Frame 1 (no input): blank canvas, image omitted
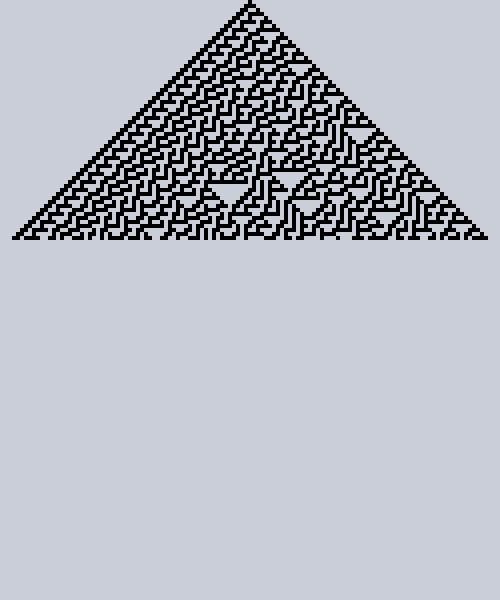
Frame 60 (the mouse pressed at the canvas centre just before this capture)
Frame 120 (the mouse held since frame 60 and released just before this capture): identical to frame 60, image omitted

The Processing sketch that drew this single still picture (run headless with seeded random() and noise(); from frame 60 on, the mouse is pressed at the canvas centre):

// Processing sketch: Elementary_CA_Wolfram
// ── Elementary_CA_Wolfram.pde
boolean [] [] rulesets;
ArrayList <boolean []> story;
automata a;

int lato = 4;
int rows, cols;
color on = color(0);
color off = #C9CED8;
int i = 0;

final int maxr = 11;

boolean thoroidal = true;

void setup() {
  size(500, 600); 
  noStroke();
  //frameRate(40);
  rows = height / lato;
  cols = width / lato;
  print(cols);

  story = new ArrayList <boolean[]>();
  rulesets = new boolean[maxr][maxr];

  write();
  a = new automata(rulesets[0], false);
}

void draw() {
  background(off);
  obtain();
  boolean [] now;
  for (int i = story.size() - 1; i >= 0; i--) {
    now = story.get(i);
    for (int w = 0; w < cols; w++) {
      if (now[w]) {
        fill(on);
      } else {
        fill(off);
      }
      rect(w * lato, i * lato, lato, lato);
    }
  }
  a.run();
}

void write() {
  rulesets[0] = new boolean [] {false, false, false, true, true, true, true, false}; //rule 30
  rulesets[1] = new boolean [] {false, false, true, true, false, true, true, false}; //rule 54
  rulesets[2] = new boolean [] {false, false, true, true, true, true, false, false}; //rule 60
  rulesets[3] = new boolean [] {false, true, true, true, true, true, true, false};//rule 126
  rulesets[4] = new boolean [] {false, false, true, false, true, true, false, true}; //rule 45
  rulesets[5] = new boolean [] {false, true, false, false, true, false, false, true};//rule 73
  rulesets[6] = new boolean [] {false, true, true, false, false, true, false, true};//rule 101
  rulesets[7] = new boolean [] {true, false, false, true, false, true, true, false};//rule 150
  rulesets[8] = new boolean [] {true, true, true, false, false, false, false, true};//rule 225
  rulesets[9] = new boolean [] {true, false, true, true, true, false, false, false};//rule 184
  rulesets[10] = new boolean [] {false, false, true, false, false, false, true, false};//rule 34
}

void mousePressed() {
  if (mouseButton == LEFT) {
    i = i >= maxr - 1? 0 : i + 1;
  } else if (mouseButton == RIGHT) {
    i = i > 0 ? i - 1 : maxr - 1;
  }

  a = new automata(rulesets[i], i > 8);
  story = new ArrayList <boolean[]>();
}

void obtain() {

  if (story.size() == rows) {
    story.remove(0);
  }

  story.add(a.pass());
}

// ── Automata.pde
class automata {

  boolean [] rules;
  boolean [] gen;
  boolean rand;

  automata(boolean [] r, boolean ran) {
    rules = r;
    rand = ran;
    int mid = cols / 2;
    gen = new boolean [cols];

    if (!rand) {
      for (int i = 0; i < cols; i++) {
        gen[i] = i == mid;
      }
    } else {
      for (int i = 0; i < cols; i++) {
        gen[i] = random (1) >= 0.5;
      }
    }
    pass();
  }

  void run() {
    boolean [] newgen = new boolean [cols];
    for (int i = 0; i < cols; i++) {
      if (thoroidal) {
        int l = i - 1 < 0 ? cols - 1 : i - 1;
        int r = i + 1 >= cols ? 0 : i + 1;
        newgen [i] = check(gen[l], gen[i], gen[r]);
        //newgen [i] = check(gen[l], gen[i], gen[r]);
      }
    }
    gen = newgen;
    pass();
  }


  boolean check(boolean l, boolean u, boolean r) {
    if (l && u && r) {
      return rules[0];
    } else if (l && u && !r) {
      return rules[1];
    } else if (l && !u && r) {
      return  rules[2];
    } else if (l && !u && !r) {
      return  rules[3];
    } else if (!l && u && r) {
      return rules[4];
    } else if (!l && u && !r) {
      return rules[5];
    } else if (!l && !u && r) {
      return rules[6];
    } else {
      return rules[7];
    }
  }

  boolean [] pass() {
    return gen;
  }
}
